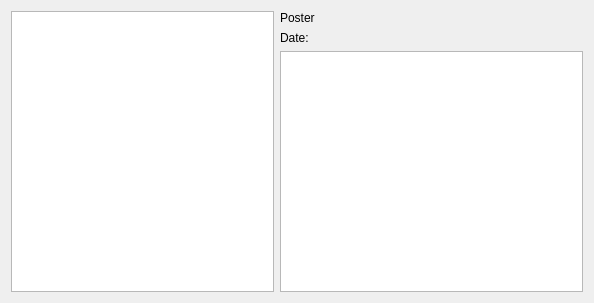
<?xml version="1.0" encoding="UTF-8"?>
<ui version="4.0">
 <class>WidgetNews</class>
 <widget class="QWidget" name="WidgetNews">
  <property name="geometry">
   <rect>
    <x>0</x>
    <y>0</y>
    <width>594</width>
    <height>303</height>
   </rect>
  </property>
  <property name="windowTitle">
   <string>Form</string>
  </property>
  <layout class="QGridLayout" name="gridLayout">
   <item row="0" column="0" rowspan="3">
    <widget class="QTreeWidget" name="treeWidget">
     <property name="sizePolicy">
      <sizepolicy hsizetype="Minimum" vsizetype="Expanding">
       <horstretch>0</horstretch>
       <verstretch>0</verstretch>
      </sizepolicy>
     </property>
     <attribute name="headerVisible">
      <bool>false</bool>
     </attribute>
     <column>
      <property name="text">
       <string notr="true">1</string>
      </property>
     </column>
    </widget>
   </item>
   <item row="0" column="1">
    <widget class="QLabel" name="label">
     <property name="maximumSize">
      <size>
       <width>35</width>
       <height>16777215</height>
      </size>
     </property>
     <property name="text">
      <string>Poster:</string>
     </property>
    </widget>
   </item>
   <item row="0" column="2">
    <widget class="QLabel" name="posterLabel">
     <property name="font">
      <font>
       <weight>75</weight>
       <bold>true</bold>
      </font>
     </property>
     <property name="text">
      <string/>
     </property>
    </widget>
   </item>
   <item row="1" column="1">
    <widget class="QLabel" name="label_2">
     <property name="maximumSize">
      <size>
       <width>35</width>
       <height>16777215</height>
      </size>
     </property>
     <property name="text">
      <string>Date:</string>
     </property>
    </widget>
   </item>
   <item row="1" column="2">
    <widget class="QLabel" name="dateLabel">
     <property name="text">
      <string/>
     </property>
    </widget>
   </item>
   <item row="2" column="1" colspan="2">
    <widget class="QPlainTextEdit" name="plainTextEdit">
     <property name="font">
      <font>
       <family>Andale Mono</family>
       <pointsize>14</pointsize>
      </font>
     </property>
     <property name="readOnly">
      <bool>true</bool>
     </property>
    </widget>
   </item>
  </layout>
 </widget>
 <resources/>
 <connections/>
</ui>
